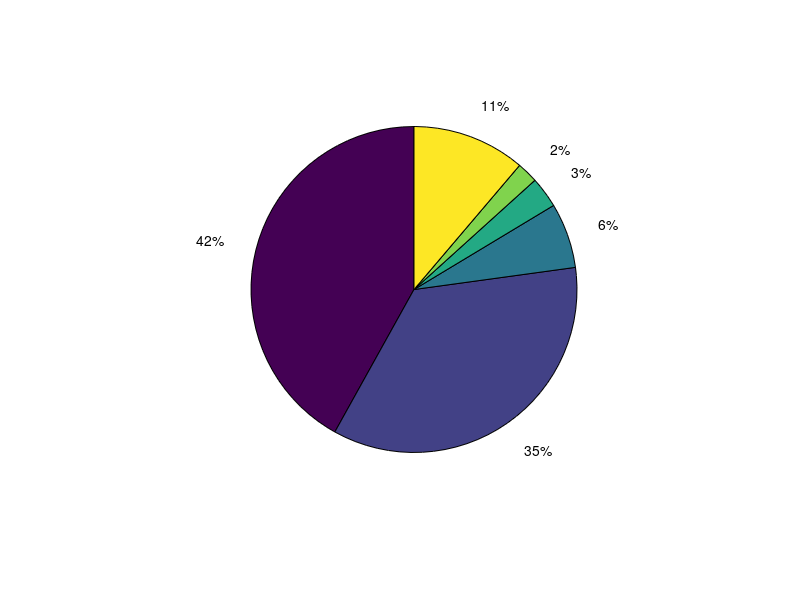

Write the MATLAB code that produced this figure. (Note: this script raises an error after producing the figure.)
clear; clc; %close all;

%all loss terms are in watts

v = 6.706; %nominal race speed in m/s
massCar = 26; %mass of car in kg
massDriver = 45; %mass of driver in kg
g = 9.807; %acceleration of gravity
kc = 0.8e-2; %constant wheel drag term
kq = 0.9e-5; %quadratic wheel drag term
d_wheel = 0.475; %diameter of the wheel in m

massTotal = massCar + massDriver;

totalLosses = [];
totalLossesLabels = {};

%air drag------------------------------------------------
airCD = 0.13; %coefficient of drag
airFrontal = 0.353; %frontal area in m^2
airCdA = 0.0438;
airDensity = 1.225; %density of air at 25C and standard pressure, kg/m^3

% notes:
%   the speed of the car is not constant, as it accelerates from a
%   standstill at the beginning. This variable speed is compressed into a
%   single "RMS" multiplier
airRMSMultiplier = 1.0149; %rms of the velocity profile, world record attempt

airForce = 0.5 * airDensity * airCdA * (v * airRMSMultiplier)^2;
airPower = airForce * v;

totalLosses = [totalLosses, airPower];
totalLossesLabels{end+1} = 'External air drag';

% airRMSMultiplier = 1.0149; %rms of the velocity profile, world record attempt
% %airRMSMultiplier = 1.044; %sonoma, our first run
% airRMSLoss = airPower * (airRMSMultiplier ^ 2 - 1);
% totalLosses = [totalLosses, airRMSLoss];
% totalLossesLabels{end+1} = 'Drag RMS loss';

%rolling resistance--------------------------------------
rrCoeff = 0.0015; %coefficient of rolling resistance
rrForce = massTotal * g * rrCoeff; %drag force of rolling resistance in newtons
rrPower = rrForce * v; %power loss of rolling resistance in watts

totalLosses = [totalLosses, rrPower];
totalLossesLabels{end+1} = 'Tire rolling resistance';

%cornering losses----------------------------------------
ca = 120; %tire cornering stiffness, newtons per degree
cornerRadius = [19.24 32.77 30.66 11.38]; %turn radius in meters. assuming each corner turns 90 degrees
cornerVelocity = [5.86 5.45 6.94 6.21]; %speed taken through each corner
cornerRadius = [25 25 25 25]; %turn radius in meters. assuming each corner turns 90 degrees
cornerVelocity = [v v v v]; %speed taken through each corner
trackLength = 1947.1; %track length in meters. Galot raceway in Benson, NC

alpha = (massTotal .* cornerVelocity.^2 ./ cornerRadius) ./ ca; %tire slip angle, degrees
corneringDragForce = ca .* alpha .^ 2 .* pi ./ 180; %traction force needed

corneringPower = corneringDragForce .* v;
corneringAveragePower = sum(corneringPower .* 0.5 .* pi .* cornerRadius ./ trackLength);

totalLosses = [totalLosses, corneringAveragePower];
totalLossesLabels{end+1} = 'Tire cornering losses';

%wheel air drag------------------------------------------
wheelDia = 0.475; %diameter of the wheel in m
wheelOmega = v / (wheelDia / 2);
wheelCdA = 1.1e-3;
wheelAirLoss = 3 * 0.5 * airDensity * v^3 * wheelCdA; %three wheels in the car

totalLosses = [totalLosses, wheelAirLoss];
totalLossesLabels{end+1} = 'Internal wheel air drag';
%bearing drag--------------------------------------------
Tb = 4.9e-3; %bearing frictional moment, Nm
bearingLoss = 3 * v * Tb /  (wheelDia/2); %three wheels in the car

totalLosses = [totalLosses, bearingLoss];
totalLossesLabels{end+1} = 'Wheel bearing drag';
%freewheel drag------------------------------------------

%motor losses--------------------------------------------
motorGearRatio = 120/14;
motorRPM = wheelOmega * motorGearRatio * 60/(2*pi);
motorCurrent = 5;
motorVoltage = 16;

modelKv = 189;
modelLs = 0.160e-3 * 1.75;
modelRs = 0.186 * 1.34;
PvsERPM = [-9.5593e-13   4.6815e-08   3.3604e-04    0];
modelKt = 1./(modelKv*2*pi/60);

noLoadTorque =  polyval(PvsERPM,motorRPM*2)./(motorRPM/60*2*pi);
modelTorque = motorCurrent*modelKt  - noLoadTorque;
modelRsTmp = sqrt(modelRs.^2 + (modelLs*motorRPM*2 / 60 * 2 * pi).^2);
V = motorRPM / modelKv + motorCurrent.*modelRsTmp;
motorDutyCycle = V/16;

% notes:
%   controller in world record car was older than the dyno motor controller
%       and drew 600mW instead of 300mW
%   controller had to PWM for constant current, measured on the dyno only
%       for 16V bus voltage to be 0.054W per 1% reduction from 100% duty
%       cycle.  This loss was not discussed in the paper so it is not
%       included in this model.
modelLosses(:,:,1) = motorCurrent.^2.*modelRs;     % I2R
modelLosses(:,:,2) = polyval(PvsERPM,motorRPM*2);  % nonelectrical
modelLosses(:,:,3) = 0.6*ones(size(motorRPM));     % controller
modelLosses(:,:,4) = 6e-3*modelTorque.^2.*motorRPM;% transmission
% modelLosses(:,:,5) = 5.4*(1-motorDutyCycle);       % PWM losses

motorOnPrct = sum(totalLosses) / (motorCurrent * motorVoltage);

totalLosses = [totalLosses, sum(modelLosses)*motorOnPrct];
totalLossesLabels{end+1} = 'Motor losses';

motorEff = 1 - (sum(modelLosses)*motorOnPrct) / sum(totalLosses);
%chain losses--------------------------------------------

chainPower_0 = 3.0;
chainRPM_0 = 2600;

chainLoss = chainPower_0 * motorRPM / chainRPM_0 * motorOnPrct;
% totalLosses = [totalLosses, chainLoss];
% totalLossesLabels{end+1} = 'Chain losses';

figure(1);clf;

H = pie(totalLosses);
T = H(strcmpi(get(H,'Type'),'text'));
for i = 1:length(T)
    T(i).String = [T(i).String(1:end-1),'\%'];
end
P = cell2mat(get(T,'Position'));
set(T,{'Position'},num2cell(P*0.6,2));
P(1, 1) = -1.7;%hack to make text better
text(P(:,1),P(:,2),totalLossesLabels(:));

%fuel cell-----------------------------------------------
h2Eff = 0.584;
electricalPower = sum(totalLosses);
fuelCellLoss = electricalPower / h2Eff - electricalPower;

totalLosses = [totalLosses, fuelCellLoss];
totalLossesLabels{end+1} = 'Fuel cell losses';

%plotting and scorekeeping------------------------------
figure(2);clf;
colormap jet
order = [7,2,4,5,1,6,3]; % for color
H = pie(totalLosses);

caxis
C = H(strcmpi(get(H,'Type'),'Patch'));
for i = 1:length(C)
    C(i).CData = find(order==i)*ones(size(C(i).CData));
%     C(i).FaceColor;
%     find(order==i)
%     C(i).FaceColor = colors(find(order==i),:);
%     C(i).FaceColor
    C(i).FaceAlpha = 0.75;
end

T = H(strcmpi(get(H,'Type'),'text'));
for i = 1:length(T)
    T(i).String = [T(i).String(1:end-1),'\%'];
end
P = cell2mat(get(T,'Position'));
set(T,{'Position'},num2cell(P*0.6,2));
% angle = atan2(P(:,2),P(:,1)) / pi * 180;
% angle = mod(angle+90,180)-90;
% angle = mod(angle,180)-90;
angle = zeros(size(P));
P = 0.9*P;
% P(1, :) = [-.9,1.1,0];%hack to make text better
for i = 1:length(totalLossesLabels)
    dummy = sprintf('(%.1fW)',totalLosses(i));
    lengththingy = fix((strlength(totalLossesLabels(1,i)) - 4)/2);
%     totalLossesLabels(2,i) = ...
%         {[repmat('~',1,lengththingy),...
%         dummy,...
%         repmat('~',1,lengththingy) ]};
    totalLossesLabels(2,i) = {dummy};
    totalLossesLabels(2,i) = pad(totalLossesLabels(2,i),...
        strlength(totalLossesLabels(1,i))+2,'both','~');
end
totalLossesLabels(2,7) = extractBefore(totalLossesLabels(2,7),strlength(totalLossesLabels(2,7))-1);
totalLossesLabels(2,5) = insertBefore(totalLossesLabels(2,5),1,'~');
P(5,1) = P(5,1)+.025;
P(4,1) = P(4,1)-.04;
P(3,1) = P(3,1)-.05;
for i = 1:size(P,1)
    if (i == 1)
        text(P(i,1),P(i,2),totalLossesLabels(:,i),'Rotation',angle(i),'HorizontalAlign','right');
    elseif (i==7)
        text(P(i,1),P(i,2),totalLossesLabels(:,i),'Rotation',angle(i),'HorizontalAlign','right');
    else
        text(P(i,1),P(i,2),totalLossesLabels(:,i),'Rotation',angle(i),'HorizontalAlign','left');
    end
end
camroll(90)
title('Power Loss Breakdown - Overview');

totalPower = sum(totalLosses);
electricScoreMetric = v ./ (electricalPower ./ 3600); %electric score in km per kWh
electricScoreEnglish = electricScoreMetric ./ 1.609; %electric score in miles per kWh
joulesPerLiterGas = 42.9e6 * 0.7646; %using constants from 2018 Eco-Marathon rules
scoreMetric = joulesPerLiterGas .* v ./ (totalPower .* 1000); %hydrogen score in km per liter of gas
scoreEnglish = scoreMetric ./ 1.609 .* 3.78541; % miles per gallon

%note, actual world record hydrogen score was 14,573 MPG, 6196 km/L

fprintf('Predicted electric score: %.1f mi/kWh, Hydrogen score: %.1f km/L\n', electricScoreEnglish, scoreMetric);

format shortg
percentError = scoreMetric / 6196